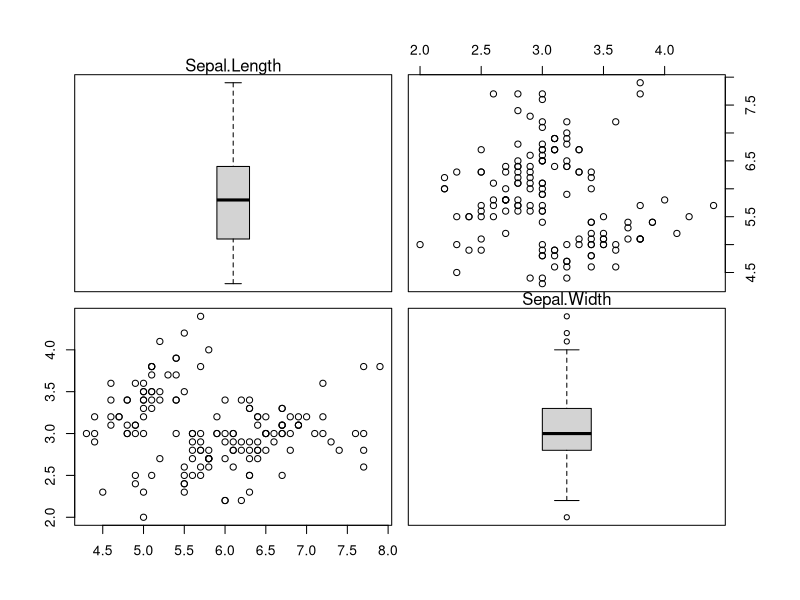

This chart was generated by the following R code:
par(cex=.7)
pairs(iris[1:2], 
      diag.panel=function(x, ...) { 
          boxplot(x, add=TRUE, axes=FALSE,
                  at=mean(par("usr")[1:2])) 
      }, 
      text.panel=function(x, y, labels, ...) { 
          mtext(labels, side=3, line=0) 
      })





